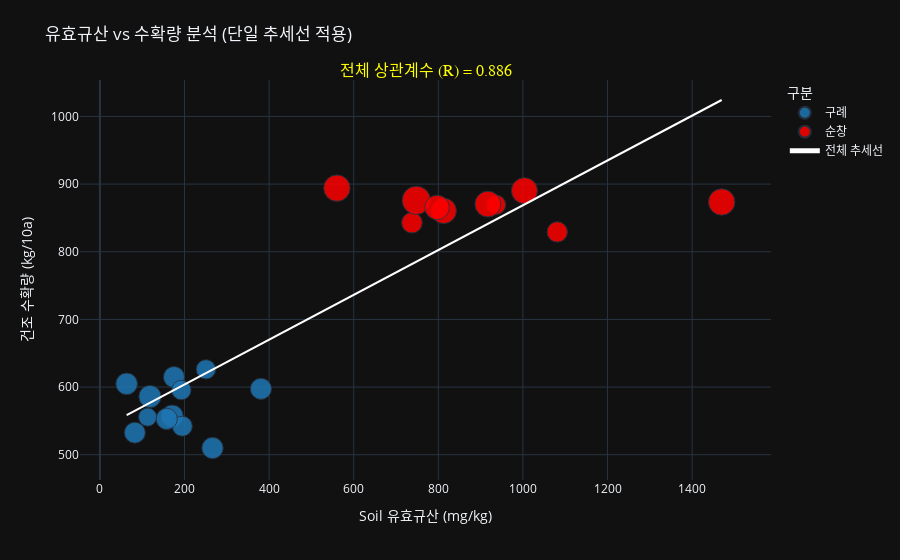

The notebook cell this image was saved under:
### Code cell
import plotly.express as px
import pandas as pd
import statsmodels.api as sm

# ---------------------------------------------------------
# 1. 데이터 준비 및 상관계수 계산
# ---------------------------------------------------------
x_col = 'soil_AVSi'           # X축: 유효규산
y_col = '건조 수확량(kg/10a)' # Y축: 수확량
size_col = 'soil_OM'          # 점 크기: 유기물

# (1) 데이터 필터링 (구례/순창)
target_regions = ['구례', '순창']
anal_df = df[df['지역'].isin(target_regions)].dropna(subset=[x_col, y_col]).copy()

# (2) 점 크기 결측치 처리
if size_col in anal_df.columns:
    anal_df[size_col] = anal_df[size_col].fillna(anal_df[size_col].mean())

# (3) ★ 상관계수(Pearson R) 미리 계산
corr_value = anal_df[[x_col, y_col]].corr().iloc[0, 1]
corr_text = f"전체 상관계수 (R) = {corr_value:.3f}"

# ---------------------------------------------------------
# 2. 메인 그래프 (점: 지역별 색상)
# ---------------------------------------------------------
fig = px.scatter(
    anal_df,
    x=x_col,
    y=y_col,
    color='지역',
    size=size_col,
    hover_name='코드번호',
    title=f"유효규산 vs 수확량 분석 (단일 추세선 적용)",

    # 색상 지정
    color_discrete_map={
        '순창': 'red',
        '구례': '#1f77b4'
    },
    opacity=0.85
)

# ---------------------------------------------------------
# 3. 통합 추세선 추가 (흰색 실선)
# ---------------------------------------------------------
trend_fig = px.scatter(anal_df, x=x_col, y=y_col, trendline="ols")
trend_line = trend_fig.data[1]
trend_line.line.color = 'white'  # 흰색으로 설정
trend_line.name = '전체 추세선'
trend_line.showlegend = True
fig.add_trace(trend_line)

# ---------------------------------------------------------
# 4. ★ 그래프 위에 상관계수 텍스트 추가
# ---------------------------------------------------------
fig.add_annotation(
    x=0.5,                 # X축 위치 (0.5는 중앙)
    y=1.05,                # Y축 위치 (1.0은 그래프 상단 끝, 1.05는 그보다 약간 위)
    xref="paper",          # 좌표 기준을 '데이터'가 아닌 '종이(paper)' 비율로 설정
    yref="paper",
    text=corr_text,        # 표시할 텍스트 (위에서 계산한 R값)
    showarrow=False,       # 화살표 없음
    font=dict(
        family="Malgun Gothic",
        size=16,
        color="yellow"     # 검은 배경에서 잘 보이도록 노란색 강조
    )
)

# ---------------------------------------------------------
# 5. 스타일 마무리
# ---------------------------------------------------------
fig.update_layout(
    template='plotly_dark',
    xaxis_title="Soil 유효규산 (mg/kg)",
    yaxis_title="건조 수확량 (kg/10a)",
    legend_title_text='구분',
    margin=dict(t=80)      # 상단 여백 확보 (텍스트가 제목과 겹치지 않게)
)

fig.show()

### Figure 1 — Plotly figure (JSON) as saved in the notebook; plotly's stock layout.template omitted (floating-point values rounded to 4 significant figures)
{"data": [{"hovertemplate": "<b>%{hovertext}</b><br><br>지역=구례<br>soil_AVSi=%{x}<br>건조 수확량(kg/10a)=%{y}<br>soil_OM=%{marker.size}<extra></extra>", "hovertext": ["GR-01", "GR-02", "GR-03", "GR-04", "GR-05", "GR-06", "GR-07", "GR-08", "GR-09", "GR-10", "GR-11", "GR-12"], "legendgroup": "구례", "marker": {"color": "#1f77b4", "opacity": 0.85, "size": [41.52, 37.3, 41.12, 33.7, 36.9, 31.78, 27.64, 38.21, 37.86, 31.35, 37.42, 39.18], "sizemode": "area", "sizeref": 0.1673, "symbol": "circle"}, "mode": "markers", "name": "구례", "orientation": "v", "showlegend": true, "x": [118.4, 175.1, 170.8, 194.8, 82.6, 192.5, 112.8, 266.2, 157.9, 250.7, 380.7, 63.2], "xaxis": "x", "y": [586.0, 614.8, 557.1, 542.1, 532.6, 595.6, 555.6, 509.9, 553.0, 626.2, 597.4, 604.8], "yaxis": "y", "type": "scatter"}, {"hovertemplate": "<b>%{hovertext}</b><br><br>지역=순창<br>soil_AVSi=%{x}<br>건조 수확량(kg/10a)=%{y}<br>soil_OM=%{marker.size}<extra></extra>", "hovertext": ["SC-03", "SC-04", "SC-05", "SC-06", "SC-07", "SC-08", "SC-09", "SC-10", "SC-11", "SC-14"], "legendgroup": "순창", "marker": {"color": "red", "opacity": 0.85, "size": [31.14, 34.79, 35.74, 54.13, 56.87, 56.0, 58.41, 66.91, 58.5, 50.29], "sizemode": "area", "sizeref": 0.1673, "symbol": "circle"}, "mode": "markers", "name": "순창", "orientation": "v", "showlegend": true, "x": [936.5, 1081.0, 737.7, 812.6, 1004.0, 917.1, 560.3, 748.0, 1470.0, 797.0], "xaxis": "x", "y": [869.4, 829.3, 842.9, 860.4, 890.3, 870.4, 894.1, 876.0, 873.5, 865.5], "yaxis": "y", "type": "scatter"}, {"hovertemplate": "<b>OLS trendline</b><br>건조 수확량(kg/10a) = 0.331042 * soil_AVSi + 537.703<br>R<sup>2</sup>=0.785282<br><br>soil_AVSi=%{x}<br>건조 수확량(kg/10a)=%{y} <b>(trend)</b><extra></extra>", "legendgroup": "", "line": {"color": "white"}, "marker": {"color": "#636efa", "symbol": "circle"}, "mode": "lines", "name": "전체 추세선", "showlegend": true, "x": [63.2, 82.6, 112.8, 118.4, 157.9, 170.8, 175.1, 192.5, 194.8, 250.7, 266.2, 380.7, 560.3, 737.7, 748.0, 797.0, 812.6, 917.1, 936.5, 1004.0, 1081.0, 1470.0], "xaxis": "x", "y": [558.6, 565.0, 575.0, 576.9, 590.0, 594.2, 595.7, 601.4, 602.2, 620.7, 625.8, 663.7, 723.2, 781.9, 785.3, 801.5, 806.7, 841.3, 847.7, 869.9, 895.6, 1024.0], "yaxis": "y", "type": "scatter"}], "layout": {"xaxis": {"anchor": "y", "domain": [0.0, 1.0], "title": {"text": "Soil 유효규산 (mg/kg)"}}, "yaxis": {"anchor": "x", "domain": [0.0, 1.0], "title": {"text": "건조 수확량 (kg/10a)"}}, "legend": {"title": {"text": "구분"}, "tracegroupgap": 0, "itemsizing": "constant"}, "title": {"text": "유효규산 vs 수확량 분석 (단일 추세선 적용)"}, "annotations": [{"font": {"color": "yellow", "family": "Malgun Gothic", "size": 16}, "showarrow": false, "text": "전체 상관계수 (R) = 0.886", "x": 0.5, "xref": "paper", "y": 1.05, "yref": "paper"}], "margin": {"t": 80}}}
